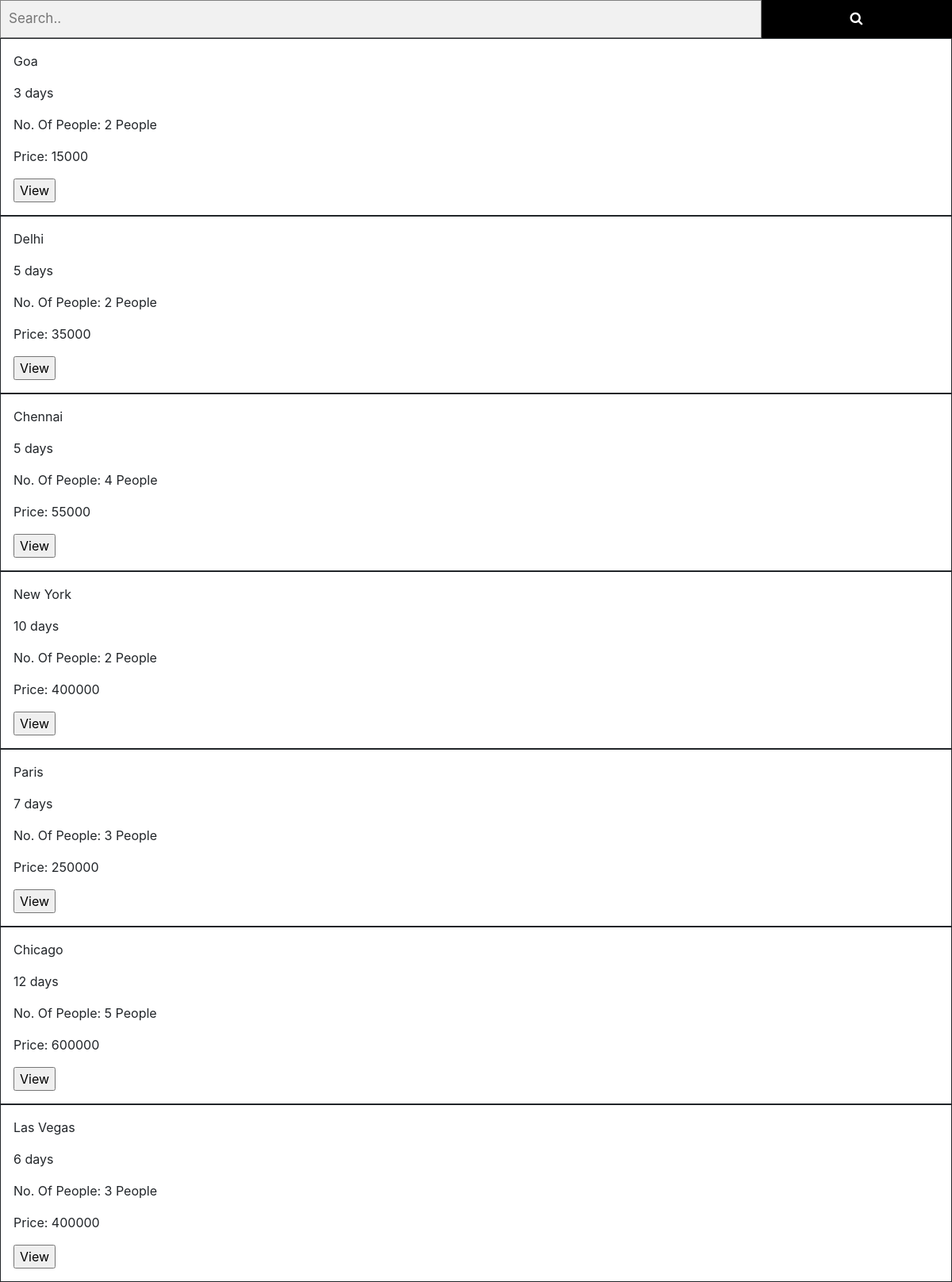
/placeSearch.php, run on the app's committed database.
### tables this page shows
CREATE TABLE `trip_details` (
  `id` int(11) NOT NULL,
  `place` varchar(255) DEFAULT NULL,
  `no_of_days` varchar(255) DEFAULT NULL,
  `price` float DEFAULT NULL,
  `no_of_people` varchar(255) DEFAULT NULL
);

### placeSearch.php (the view, shortened to what this page needs)
<!doctype html>
<html>
 <head>
  <link rel="stylesheet" href="https://cdnjs.cloudflare.com/ajax/libs/font-awesome/4.7.0/css/font-awesome.min.css">
  <link rel="stylesheet" href="https://maxcdn.bootstrapcdn.com/bootstrap/4.5.0/css/bootstrap.min.css">
  <link rel="stylesheet" href="search.css">
 </head>
 <body>
  <form class="example" action="placeSearch.php" method="post">
   <input type="text" placeholder="Search.." name="search">
   <button type="submit"><i class="fa fa-search"></i></button>
  </form>
  </body>
  </html>
<?php
$servername = "localhost";
$username = "root";
$password = "";
$dbname = "places";
    $str = $_POST["search"];
    $conn = new mysqli($servername, $username, $password, $dbname);
    $sql = "SELECT place, no_of_days, no_of_people, price FROM trip_details WHERE place REGEXP '^$str'";
    $result = $conn->query($sql);
    if ($result->num_rows > 0) {
      while ($row = $result->fetch_assoc()) {
        ?>
        <div class="col-md4">
              <form action="search.php" method="post">
                  <div style="border:1px solid; padding:16px;">
                  <p><?php echo $row["place"]?></p>
                  <p><?php echo  $row["no_of_days"];?></p>
                  <p><?php echo "No. Of People:"." ".$row["no_of_people"]?></p>
                  <p><?php echo "Price:"." ".$row["price"];?></p>
                  <input type="submit" name="add_to_cart" value="View">
                  </div>
              </form>
          </div>
        <?php
      }
    } else {
      echo "0 results found";
    }
  ?>

### search.css (style rules this page uses)
* { box-sizing: border-box; }
form.example input[type=text] { padding: 10px; font-size: 17px; border: 1px solid grey; float: left; width: 80%; background: #f1f1f1; }
form.example button { float: left; width: 20%; padding: 10px; background: black; color: white; font-size: 17px; border: 1px solid black; border-left: none; cursor: pointer; }
form.example::after { content: ""; clear: both; display: table; }

### data on the page
trip_details: place "Goa", no_of_days "3 days", no_of_people "2 People", price "15000"
trip_details: place "Delhi", no_of_days "5 days", no_of_people "2 People", price "35000"
trip_details: place "Chennai", no_of_days "5 days", no_of_people "4 People", price "55000"
trip_details: place "New York", no_of_days "10 days", no_of_people "2 People", price "400000"
trip_details: place "Paris", no_of_days "7 days", no_of_people "3 People", price "250000"
trip_details: place "Chicago", no_of_days "12 days", no_of_people "5 People", price "600000"
trip_details: place "Las Vegas", no_of_days "6 days", no_of_people "3 People", price "400000"
